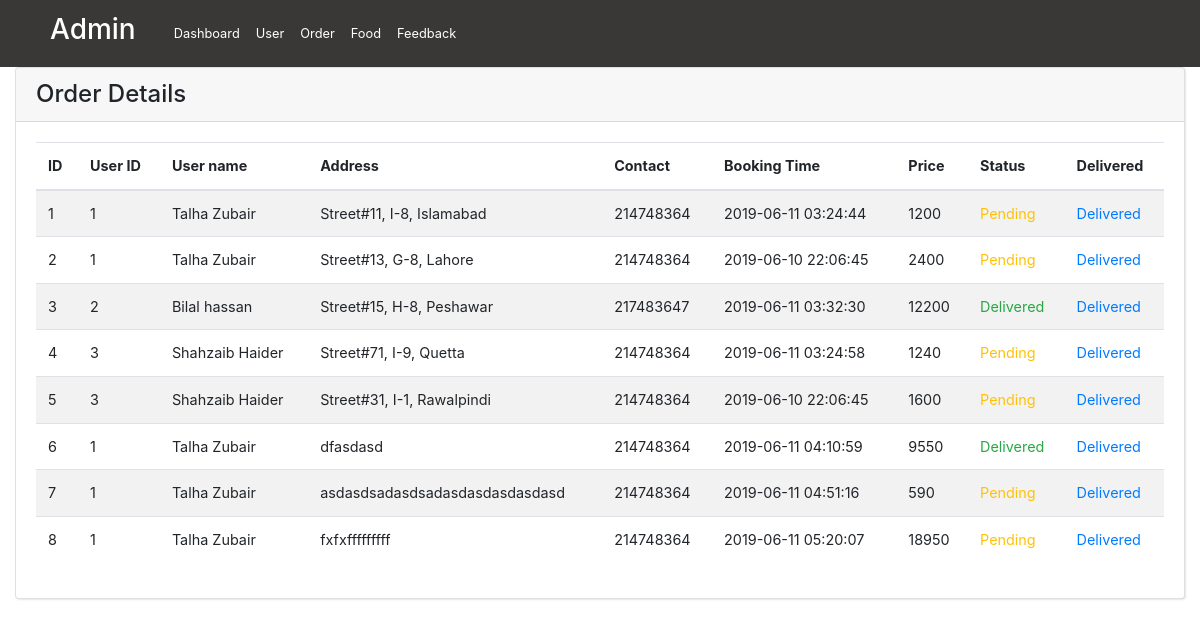
/Admin/order.php, run on the app's committed database.
### tables this page shows
CREATE TABLE `order` (
  `or_id` int(30) NOT NULL,
  `u_id` int(10) DEFAULT NULL,
  `time` timestamp NOT NULL DEFAULT CURRENT_TIMESTAMP ON UPDATE CURRENT_TIMESTAMP,
  `address` varchar(300) DEFAULT NULL,
  `total_price` int(10) DEFAULT NULL,
  `cr_id` int(30) DEFAULT NULL,
  `delivery` tinyint(1) DEFAULT NULL
);

CREATE TABLE `user` (
  `u_id` int(10) NOT NULL,
  `f_name` varchar(300) DEFAULT NULL,
  `l_name` varchar(300) DEFAULT NULL,
  `email` varchar(300) DEFAULT NULL,
  `password` varchar(300) DEFAULT NULL,
  `contact_no` int(12) DEFAULT NULL,
  `blocked` tinyint(1) DEFAULT NULL
);

### Admin/Classes/PDO.php (called while the page is built, shortened)
<?php
class pdoConnection{
    private $pdo;
    public function __construct($host = "mysql:host=localhost;dbname=caterars", $user = "root", $pass=""){
        try{
            $this->pdo = new PDO($host, $user, $pass);
            $this->pdo->setAttribute(PDO::ATTR_ERRMODE, PDO::ERRMODE_EXCEPTION);
        }
        catch(PDOException $e){
            $this->error = $e->getMessage();
        }
    }
    public function execQuery($sql){
        $result =$this->pdo->query($sql);
        return $result;
    }
}
?>

### Admin/Classes/Order.php (called while the page is built, shortened)
<?php
include 'PDO.php';
class Order{
    public function ViewOrders(){
        $con=new pdoConnection();
        $sql = "SELECT * FROM `order` join user on order.u_id=user.u_id ";
        $result=$con->execQuery($sql);
        return $result;
    }
}
?>

### Admin/order.php (the view, shortened to what this page needs)
<?php
include 'Classes/Order.php';
$u=new Order(0,"asd","asds","asdasd","asdas","324234",0);
$result=$u->ViewOrders();
?>
<!DOCTYPE html>
<html lang="en">
<head>
      <link rel="stylesheet" href="cssfiles/bootstrap.min.css">
  <link rel="stylesheet" href="cssfiles/fontastic.css">
  <link rel="stylesheet" href="cssfiles/style.default.css" id="theme-stylesheet">
  <link rel="stylesheet" href="cssfiles/custom.css">
      <link rel="stylesheet" href="https://stackpath.bootstrapcdn.com/bootstrap/4.3.1/css/bootstrap.min.css"
>
      <link rel="stylesheet" href="custom.css">
</head>
<body>
<div>
            <nav class="navbar navbar-expand-md navbar-custom">
                  <ul style="padding-left:50px;" class="navbar-nav">
                        <li class="nav-item">
                              <h3 style="color:white;">Admin</h3>
                        </li>
                  </ul>
                  <ul style="padding-left:30px;" class="navbar-nav">
                        <li class="nav-item">
                              <a class="nav-link" href="dashboard.php">Dashboard</a>
                        </li>
                  </ul>
                  <ul class="navbar-nav">
                        <li class="nav-item">
                              <a class="nav-link" href="user.php">User</a>
                        </li>
                  </ul>
                  <ul class="navbar-nav">
                        <li class="nav-item">
                              <a class="nav-link" href="order.php">Order</a>
                        </li>
                  </ul>
                  <ul class="navbar-nav">
                        <li class="nav-item">
                              <a class="nav-link" href="food.php">Food</a>
                        </li>
                  </ul>
                  <ul class="navbar-nav">
                        <li class="nav-item">
                              <a class="nav-link" href="feedback.php">Feedback</a>
                        </li>
                  </ul>
            </nav>
      </div>
      <div class="col-lg">
    <div class="card">
      <div class="card-header">
        <h4>Order Details</h4>
      </div>
      <div class="card-body">
        <div class="table-responsive">
          <table class="table table-striped table-hover" >
            <thead>
              <tr>
                        <th>ID</th>
                        <th>User ID</th>
                        <th>User name</th>
                        <th>Address</th>
                        <th>Contact</th>
                        <th>Booking Time</th>
                        <th>Price</th>
                        <th>Status</th>
                        <th>Delivered</th>
              </tr>
            </thead>
            <tbody>
            <?php while($row = $result->fetch()){ ?>
                  <tr>
                        <td> <?php echo $row['or_id'] ?> </td>
                        <td><?php echo $row['u_id'] ?></td>
                        <td><?php echo $row['f_name']." ".$row['l_name'] ?></td>
                        <td><?php echo $row['address'] ?></td>
                        <td><?php echo $row['contact_no'] ?></td>
                        <td><?php echo $row['time'] ?></td>
                        <td><?php echo $row['total_price'] ?></td>
                        <?php if($row['delivery']==0){
                                    echo "<td class='text-warning'>Pending</td>";
                                  }else{
                                        echo "<td class='text-success'>Delivered</td>";
                                  } ?></td>
                        <td><a href="phpfunctions/delivered.php?id=<?php echo $row['or_id']; ?>">Delivered</a></td>
                  </tr>
                  <?php } ?>
            </tbody>
          </table>
        </div>
      </div>
    </div>
  </div>
</body>
</html>

### Admin/cssfiles/style.default.css (style rules this page uses)
a { display: inline-block; text-decoration: none; color: #fff; }
body { overflow-x: hidden; }
table { font-size: 0.9em; color: #666; }
.card { margin-bottom: 30px; -webkit-box-shadow: 1px 1px 2px rgba(0, 0, 0, 0.1); box-shadow: 1px 1px 2px rgba(0, 0, 0, 0.1); }
.card-header h1, .card-header h2, .card-header h3, .card-header h4, .card-header h5, .card-header h6 { margin-bottom: 0; }
nav.navbar { background: #393836; padding: .8rem 0; }
nav.navbar a { font-size: .8rem; color: #fff; position: relative; }
.navbar { padding: 0.5rem 1rem; }
body { font-family: "Roboto", sans-serif; font-size: 1rem; font-weight: 400; line-height: 1.5; color: #212529; background-color: #fff; }
a { color: #33b35a; text-decoration: none; }
h1, h2, h3, h4, h5, h6, .h1, .h2, .h3, .h4, .h5, .h6 { margin-bottom: 0.5rem; font-family: inherit; font-weight: 700; line-height: 1.1; color: inherit; }
h3, .h3 { font-size: 1.2rem; }
h4, .h4 { font-size: 1.1rem; }
.text-success { color: #28a745 !important; }
.text-warning { color: #ffc107 !important; }
.nav-link { padding: 0.5rem 1rem; }
.card { background-color: #fff; border: 0 solid #eee; border-radius: 0; }
.card-body { padding: 1.25rem; }
.card-header { padding: 1rem 1.25rem; background-color: #fff; border-bottom: 1px solid #eee; }
.card-header:first-child { border-radius: 0 0 0 0; }

### data on the page
order: or_id "1", u.u_id "1", u.f_name "Talha", u.l_name "Zubair", address "Street#11, I-8, Islamabad", u.contact_no "214748364", time "2019-06-11 03:24:44", total_price "1200", delivery "Pending"
order: or_id "2", u.u_id "1", u.f_name "Talha", u.l_name "Zubair", address "Street#13, G-8, Lahore", u.contact_no "214748364", time "2019-06-10 22:06:45", total_price "2400", delivery "Pending"
order: or_id "3", u.u_id "2", u.f_name "Bilal", u.l_name "hassan", address "Street#15, H-8, Peshawar", u.contact_no "217483647", time "2019-06-11 03:32:30", total_price "12200", delivery "Delivered"
order: or_id "4", u.u_id "3", u.f_name "Shahzaib", u.l_name "Haider", address "Street#71, I-9, Quetta", u.contact_no "214748364", time "2019-06-11 03:24:58", total_price "1240", delivery "Pending"
order: or_id "5", u.u_id "3", u.f_name "Shahzaib", u.l_name "Haider", address "Street#31, I-1, Rawalpindi", u.contact_no "214748364", time "2019-06-10 22:06:45", total_price "1600", delivery "Pending"
order: or_id "6", u.u_id "1", u.f_name "Talha", u.l_name "Zubair", address "dfasdasd", u.contact_no "214748364", time "2019-06-11 04:10:59", total_price "9550", delivery "Delivered"
order: or_id "7", u.u_id "1", u.f_name "Talha", u.l_name "Zubair", address "asdasdsadasdsadasdasdasdasdasd", u.contact_no "214748364", time "2019-06-11 04:51:16", total_price "590", shows "Pending"
order: or_id "8", u.u_id "1", u.f_name "Talha", u.l_name "Zubair", address "fxfxfffffffff", u.contact_no "214748364", time "2019-06-11 05:20:07", total_price "18950", shows "Pending"
